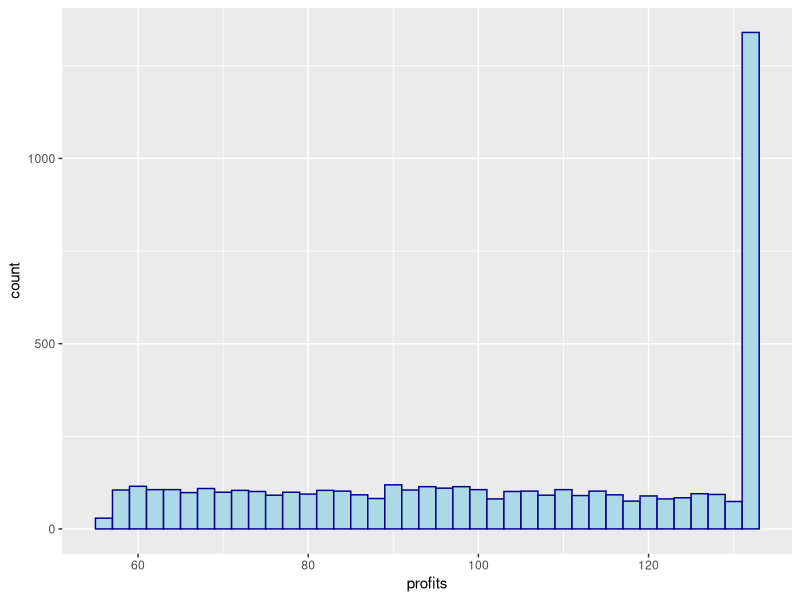
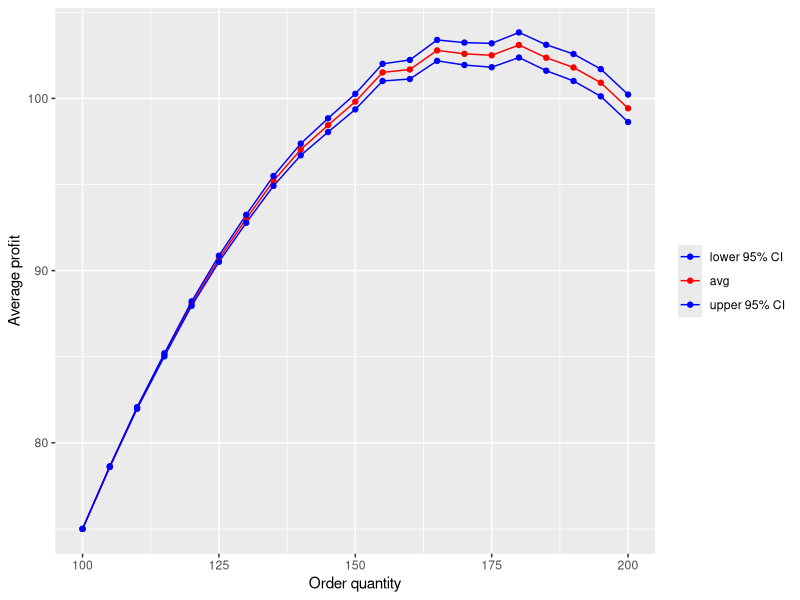

Recreate these plots in R, in order.
## ---- chunk 1
# chunks of R code that the report doesn't need to display (see note in the html markdown section below)
library(dplyr)
library(ggplot2)

#####################################################################
# Function: confidence_interval
# What it does: returns the desired confidence interval bounds around a sample average, obtained from a vector of input data
#####################################################################
confidence_interval <- function(vector, interval) {
  # Standard deviation of sample
  vec_sd <- sd(vector)
  # Sample size
  n <- length(vector)
  # Mean of sample
  vec_mean <- mean(vector)
  # Error according to t distribution
  error <- qt((interval + 1)/2, df = n - 1) * vec_sd / sqrt(n)
  # Confidence interval as a vector
  result <- c(vec_mean - error, vec_mean + error)
  return(result)
}

#####################################################################
# Function: simulate_order_qs
# What it does: runs simulation replications and stores relevant metrics of interest
# for each order q starting from the lower limit to the upper in increments given.
# The function changes values to some global vectors, as well as returns a vector of profits for 
# further processing outside this function. 
#####################################################################
simulate_order_qs <- function(lower, upper, inc_amount) {
  # outer loop to evaluate several different order quantities
  for (order_quantity in seq(lower, upper, inc_amount))
  {
    profit_vector <- c()
    # inner loop that evaluates each order quantity over "reps" number of 
    # simulation replications
    for (i in 1:reps)
    {
      demand <- round(runif(1, minU, maxU))
      sales_quantity <- min(demand,order_quantity)
      profit <- sale_price * sales_quantity - purchase_cost * order_quantity
      profit_vector[i] <- profit # store value
    }#end inner for loop over replications
    
    # append results to vectors that store summary results from the "reps" replications of each order quantity
    order_quantity_vector <<- c(order_quantity_vector, order_quantity)
    expected_profit = mean(profit_vector)
    expected_profit_vector <<- c(expected_profit_vector, expected_profit) # << lets R know this is a global variable to make a change to, rather than local
    ci <- confidence_interval(profit_vector, .95)
    lower_ci_vector <<- c(lower_ci_vector, ci[1])
    upper_ci_vector <<- c(upper_ci_vector, ci[2]) 
    
  } #end outer for loop over different order quantities
  return(profit_vector) #returns the vector of reps values of profits for the final order quantity evaluated
  # this is only useful if we are running in evaluate mode and then want to look more closely at some metrics around the entire distribution of profits for that order quantity of interest
  # we can post-process the profit_vector however we want
}# end function simulate_order_qs()
## ---- chunk 2
purchase_cost <- 0.25
sale_price <- 1
minU <- 100
maxU <- 200

reps <- 5000
set.seed(1)
## ---- chunk 3
order_q <- 175  # change this to whatever order quantity you want to evaluate 
## ---- chunk 4
#initialize global variables and vectors
expected_profit_vector <- c()
order_quantity_vector <- c()
lower_ci_vector <- c()
upper_ci_vector <- c()

lower_search_limit = 175
upper_search_limit = 175
inc_amount = 0
# the above three values make it so the function below will just evaluate the one order quantity of interest.  much of the code is set up to be general to accomodate the situation with multiple order quantities as well, hence this approach.
profits <- simulate_order_qs(lower_search_limit, upper_search_limit, inc_amount) # runs the simulations
index <- which.max(expected_profit_vector)
opt_order_q <- order_quantity_vector[index]
opt_profit <-  expected_profit_vector[index] #again, clearly the opt profit is from the single order quantity we consider; this is just set up for the general case where we might have multiple order quantites and their metrics saved in the expected_profit_vector 
plus_minus <-  upper_ci_vector[index] - expected_profit_vector[index] # gives 95% CI half-width

# write out stats/visualizations of interest:
print(sprintf("The average profit (and 95%% CI half-width) associted with order_q = %d is: %.2f +/- %.2f ", order_q, opt_profit, plus_minus))

#dataframe created for feeding into ggplot:
df_PM = data.frame(profits)  # recall, profits is the vector returned by simulate_order_qs

#histogram of output with sliders for tail percentiles
ggplot(df_PM, aes(x = profits))  + geom_histogram(binwidth = 2, color="darkblue", fill="lightblue")

## ---- chunk 5
#initialize global variables and vectors
expected_profit_vector <- c()
order_quantity_vector <- c()
lower_ci_vector <- c()
upper_ci_vector <- c()

lower_search_limit = minU
upper_search_limit = maxU
# the .05 is me hard coding basically that we will splice the outer evaluation
# loop into 20 intervals.  So our "optimization" mode is to be understood as
# optimizing at that level of granularity. Could make inc_amount = 1 if want to evaluate every 
# order quantity between lower and upper limits
inc_amount <- as.integer(.05*(upper_search_limit - lower_search_limit))

profits <- simulate_order_qs(lower_search_limit, upper_search_limit, inc_amount)
  
# find order quant that maximizes expected profit
index <- which.max(expected_profit_vector)
opt_order_q <- order_quantity_vector[index]
opt_profit <-  expected_profit_vector[index]
# the +/- 95% CI half width
plus_minus <-  upper_ci_vector[index] - expected_profit_vector[index] 
# the above will be written out in the summary results

# building dataframe to feed to ggplot.  Note, because ggplot uses "grouping"
# to create different curves on same plot, there is one column of y-values in this df,
# given by "value_vector".  
# df1 creates a df where these values are the sample averages and we label it
# with "avg" as the type.
# We will create two other dfs, one for each of lower and upper CI limits, and
# then combine the 3 through rbind.  Then see how we use the type_vector in ggplot

value_vector <- expected_profit_vector
type_vector <- rep("avg", times = length(value_vector) )
df1 <- data.frame(order_quantity_vector, value_vector, type_vector)

value_vector <- lower_ci_vector
type_vector <- rep("lower 95% CI", times = length(lower_ci_vector) )
df2 <- data.frame(order_quantity_vector, value_vector, type_vector)

value_vector <- upper_ci_vector
type_vector <- rep("upper 95% CI", times = length(upper_ci_vector) )
df3 <- data.frame(order_quantity_vector, value_vector, type_vector)

df4 <- rbind(df1, df2, df3)
  
print(sprintf("The average profit maximizing order quantity is: %d", opt_order_q))
print(sprintf("The average profit (and 95%% CI half-width) from this is: %.2f +/- %.2f", opt_profit, plus_minus))

# for plotting:
ggplot(df4, aes(x = order_quantity_vector, y = value_vector, color=type_vector)) + geom_line() + geom_point() +
  scale_color_manual(breaks = c("lower 95% CI", "avg","upper 95% CI"),
                     values=c("blue", "red", "blue")) +
  labs(x = "Order quantity", y = "Average profit") +
  theme(legend.title = element_blank()) 
